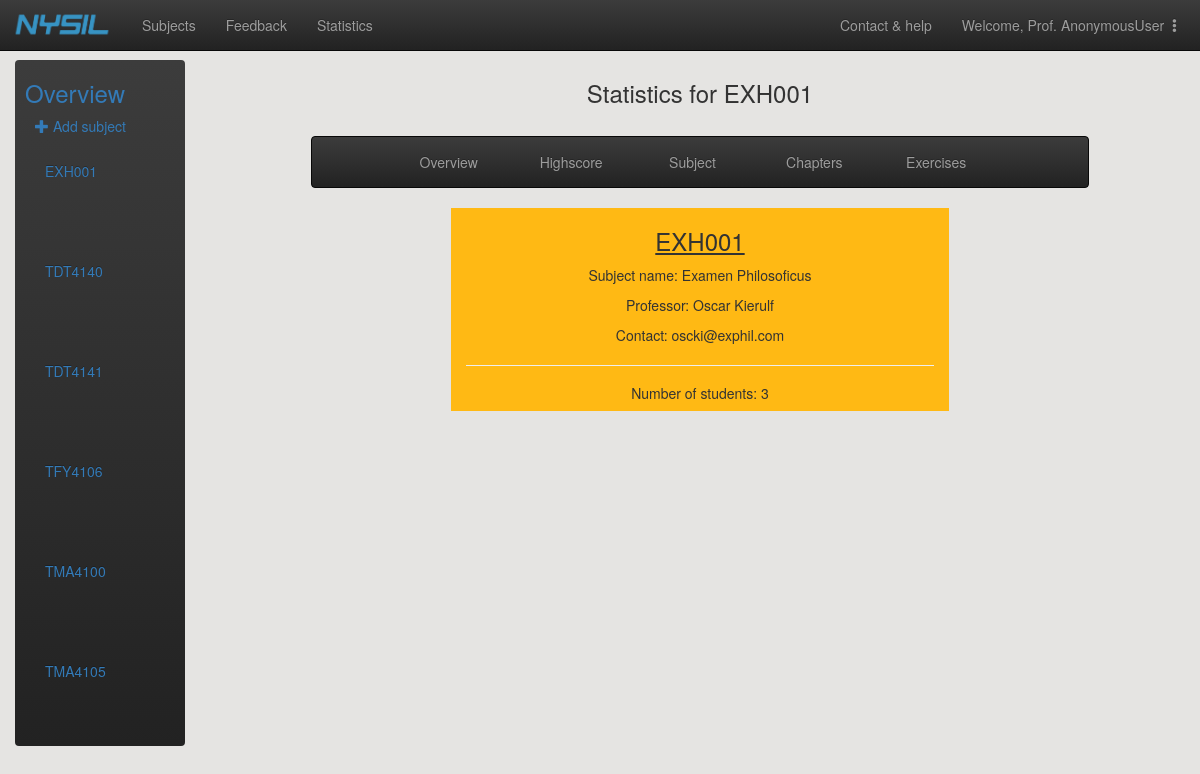
/adminpage/statistics/EXH001/overview/, run on the app's committed database.
### main/models.py (models this page shows)
class Subject(models.Model):
    subject_code = models.CharField(max_length=20, primary_key=True) # primary key
    subject_name = models.CharField(max_length=30)
    professor_firstname = models.CharField(max_length=30)
    professor_lastname = models.CharField(max_length=30)
    professor_email = models.EmailField()
    class Meta:
        ordering = ['subject_code']
    def __str__(self):
        return self.subject_code
    def get_full_name(self):
        return self.professor_firstname + " " + self.professor_lastname
    get_full_name.short_description = 'Professor' # headline of professor-column in the admin-table

### stats/views.py (the view)
# urls.py: url(r'^(?P<subject_pk>[A-Za-z0-9]+)/overview/$', views.subject_overview, name='subject_overview'),
def subject_overview(request, subject_pk):
    subject = Subject.objects.get(pk=subject_pk)
    num_students = get_number_of_students(subject)
    context = {'subjects': Subject.objects.all(), 'subject': subject, 'num_students': num_students}
    return render(request, "stats/subject_overview.html", context)

### stats/views.py (called while the page is built)
def get_number_of_students(subject):
    return StudentConnectSubject.objects.filter(subject=subject).count()

### stats/templates/stats/subject_overview.html
{% extends 'stats/statistics_subject.html' %}
{% block extra%}
    <div class="col-sm-12">
        <div class="col-md-8 col-md-offset-2 text-center" style="background-color:#ffb914">
            <h3> <u>{{subject}}</u></h3>
            <p>Subject name: {{subject.subject_name}}</p>
            <p>Professor: {{subject.get_full_name}}</p>
            <p>Contact: {{subject.professor_email}}</p>
            <hr>
            <h5>Number of students: {{num_students}}</h5>
        </div>
    </div>
{% endblock %}

### stats/templates/stats/statistics_subject.html
{% extends 'stats/statistics_index.html' %}
{% block extension%}
    <div class="col-md-10">
        <div class="text-center"><h3>Statistics for {{subject}} </h3></div><br>
        <div class="col-md-10 col-md-offset-1">
            <nav class="navbar navbar-inverse" style="text-align:center;">
                <div class="container-fluid">
                    <ul class="nav navbar-nav col-md-12">
                        <li class="col-md-2 col-md-offset-1"><a href="{% url 'stats:subject_overview' subject_pk=subject.pk %}">Overview</a></li>
                        <li class="col-md-2"><a href="{% url 'stats:subject_highscore' subject_pk=subject.pk %}">Highscore</a></li>
                        <li class="col-md-2"><a href="{% url 'stats:subject_pie_graph' subject_pk=subject.pk %}">Subject</a></li>
                        <li class="col-md-2"><a href="{% url 'stats:subject_chapters' subject_pk=subject.pk %}">Chapters</a></li>
                        <li class="col-md-2"><a href="{% url 'stats:subject_exercise' subject_pk=subject.pk %}">Exercises</a></li>
                    </ul>
                </div>
            </nav>
        {% block extra %}
        {% endblock%}
        </div>
    </div>
{% endblock %}

### stats/templates/stats/statistics_index.html (shortened to what this page needs)
{% extends 'adminpage/subject_overview.html' %}
{% load static %}
{% block subjects %}
    {% for subject in subjects %}
        <div class="collapse navbar-collapse" id="id_subject_overview_menu">
            <ul class="nav navbar-nav navbar-left" style="width:120px">
                <li style="float:left">
                    <a href="{% url 'stats:subject_overview' subject_pk=subject.pk %}" style="color:#337AB7;width:150px">
                        {{ subject }}
                    </a>
                </li>
            </ul>
            <ul class="nav navbar-nav navbar-right" id="id_nav_drop" style="width:-10px">
                <li class="dropdown">
                </li>
            </ul>
        </div>
    {% endfor %}
{% endblock %}

### data on the page
Subject: subject_code "EXH001", subject_name "Examen Philosoficus", get_full_name "Oscar Kierulf", professor_email "oscki@exphil.com"
Subject: subject_code "TDT4140"
Subject: subject_code "TDT4141"
Subject: subject_code "TFY4106"
Subject: subject_code "TMA4100"
Subject: subject_code "TMA4105"

### other printed values
{{ user }} "AnonymousUser"
{{ num_students }} "3"
